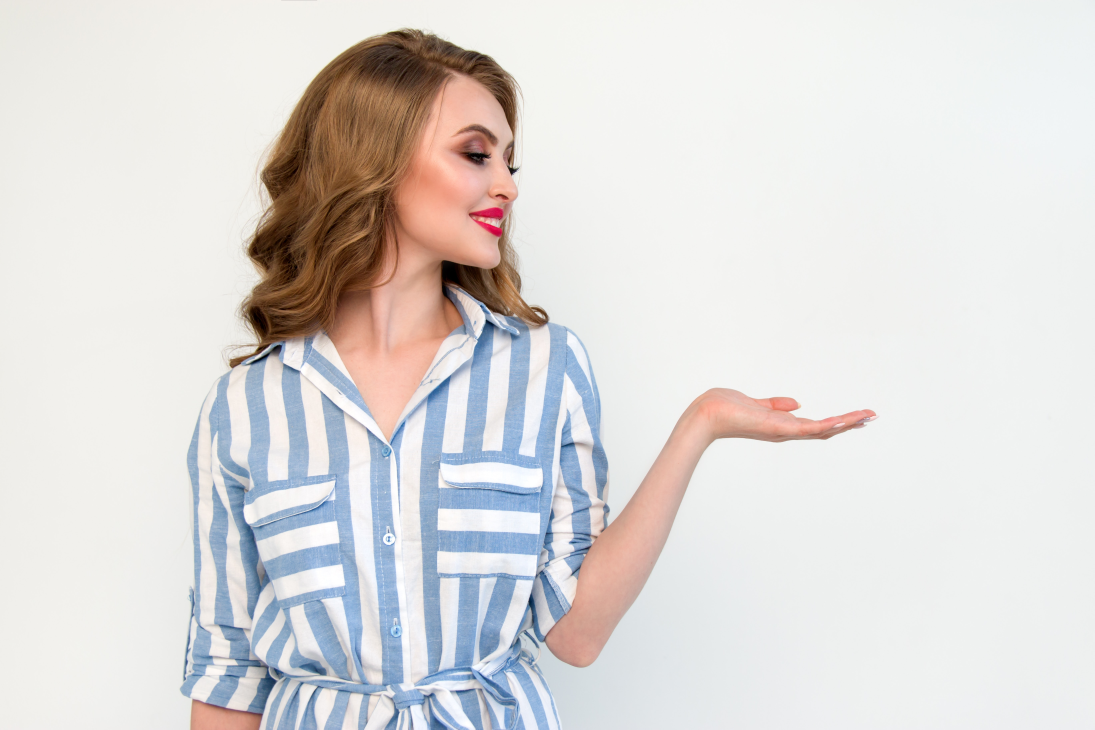
#> input picture Imagens/Pessoa.jpg, 5472 x 3648 px, found by its file name (shown at 1/5 size)
$ python 'Mudança de Background - Exemplo 1 - Versão 1.0.0.py'
#> lines starting #> are read from the running program, lines starting #| are printed output that depends on the picture
#
########################################################################
# Importação das Bibliotecas Necessárias
########################################################################
#
import cv2 as cv
import numpy as np
#from progress.bar import Bar
import matplotlib.pyplot as plt
import os
import platform
import matplotlib

#
########################################################################
# Definições Gerais
########################################################################
#
ClearCmd = "clear"  # Em Ambiente Windows deve ser usado cls
DirBase = "LocalCV/"
NomeJanela = "Video Base"
NomeImagem = "Pessoa.jpg"
CaminhoBase = "/home/asoares/" + DirBase
CaminhoImagem = CaminhoBase + "Imagens/"
CorFundo = (204, 255, 255)
CorCirculo = (49, 87, 55)

#
########################################################################
# Documentação
########################################################################
#
strDoc = "\
########################################################################\n\
# Documentação do Módulo\n\
########################################################################\n\
# \n\
# Objetivo\n\
# --------\n\
# Alterar o fundo de uma imagem por outra imagem.\n\
# \n\
# Referencia\n\
# ----------\n\
# Não Aplicado.\n\
# \n\
# Versão das Bibliotecas Utilizadas\n\
# ---------------------------------\n\
# OpenCV .......: {0} \n\
# Numpy ........: {1} \n\
# Matplotlib ...: {2} \n\
# \n\
# Versão do Ambiente\n\
# ------------------\n\
# Python ........: {3} \n\
# SO ............: {4} \n\
# \n\
########################################################################\n\
"
os.system (ClearCmd)
print ( strDoc.format (
                        cv.__version__,
                        np.__version__,
                        matplotlib.__version__,
                        platform.python_version(),
                        platform.system()
                       ) )

#
########################################################################
# Construindo a Imagem Base
########################################################################
#
imgBase = np.full((480, 640, 3), CorFundo, dtype=np.uint8)

#
########################################################################
# Desenhando o Círculo na Imagem Base
########################################################################
#
imgCirculo = imgBase.copy()
cv.circle(imgCirculo, (470, 190), 80, CorCirculo, -1)
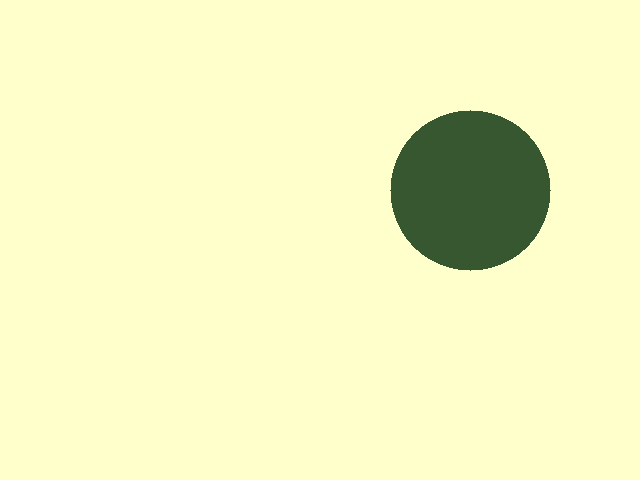
#> imgCirculo: shape (480, 640, 3); mean of channels 0, 1, 2 193.9, 244, 241.9; drawn as B, G, R

#
########################################################################
# Lendo o Background
########################################################################
#
imgBackground = cv.imread(CaminhoImagem + NomeImagem, -1)
#> imgBackground is the input picture: shape (3648, 5472, 3); mean B, G, R 217.4, 218.6, 221.3
imgBackground = cv.resize(imgBackground, (imgCirculo.shape[1], imgCirculo.shape[0]))
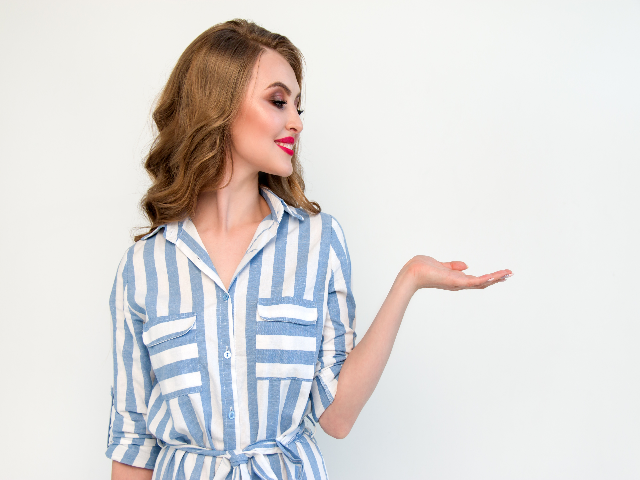
#> imgBackground: shape (480, 640, 3); mean B, G, R 217.4, 218.5, 221.2
imgBackground = cv.cvtColor(imgBackground, cv.COLOR_BGR2RGB)

#
########################################################################
# Subtraindo o Background da Imagem
########################################################################
#
imgMascara = imgCirculo-imgBase

#
########################################################################
# Aplicando a Mścara no Background
########################################################################
#
imgResultado = imgBackground.copy()
imgResultado[imgMascara!=0] = imgCirculo[imgMascara!=0]
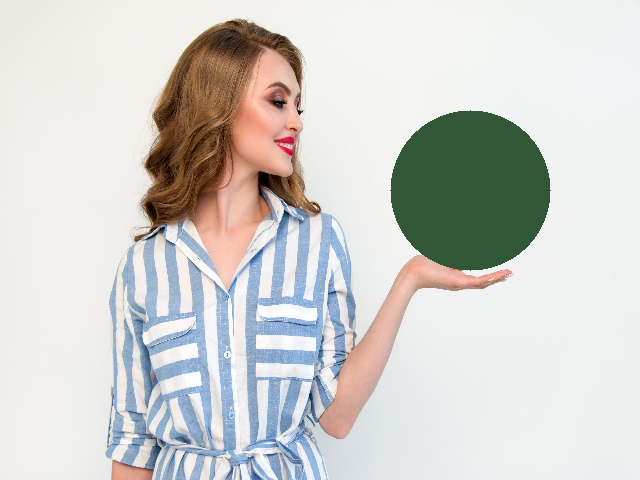
#> imgResultado: shape (480, 640, 3); mean R, G, B 208.6, 208.4, 205.3

#
########################################################################
# Apresentação dos Resultados
########################################################################
#
Grafico = plt.figure(figsize=(10,8))

Grafico.add_subplot(3,3,1)
plt.imshow ( imgBase )
plt.title ("Imagem Base", fontsize=11, weight='bold' )

Grafico.add_subplot(3,3,2)
plt.imshow ( imgCirculo )
plt.title ("Imagem Círculo", fontsize=11, weight='bold' )

Grafico.add_subplot(3,3,3)
plt.imshow ( imgBackground )
plt.title ("Imagem Background", fontsize=11, weight='bold' )

Grafico.add_subplot(3,3,4)
plt.imshow ( imgMascara )
plt.title ("Máscara", fontsize=11, weight='bold' )

Grafico.add_subplot(3,3,5)
plt.imshow ( imgResultado )
plt.title ("Imagem Resultado", fontsize=11, weight='bold' )

plt.subplots_adjust ( left=0.1,
                      bottom=0.1,
                      right=0.9,
                      top=0.9,
                      wspace=0.4,
                      hspace=0.4 )
plt.show ()
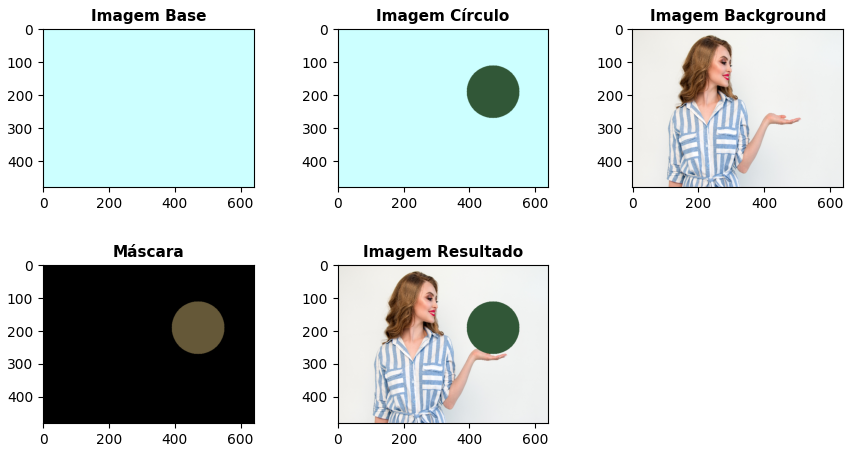
#> figure drawn by matplotlib, 5 panels

########################################################################
# FIM DO PROGRAMA
########################################################################
